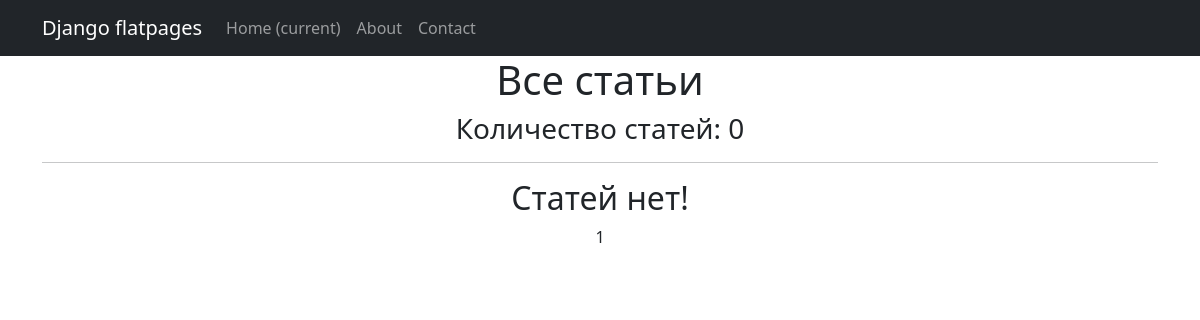
/articles/, run on an earlier commit of the app's database.
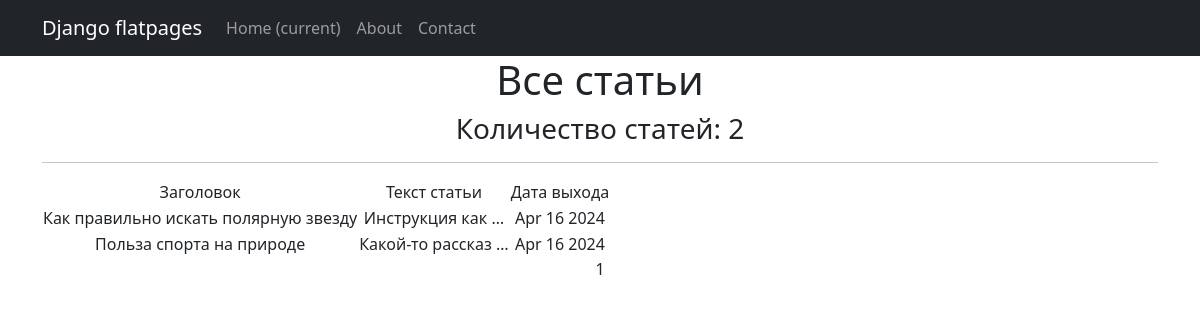
And on a later commit of the database.
### news/models.py (models this page shows, shortened)
class Post(models.Model):
    author_id = models.ForeignKey(Author, on_delete=models.CASCADE)
    _type = models.CharField(choices=articles_types, max_length=1)
    time_in = models.DateTimeField(auto_now_add=True)
    category = models.ManyToManyField(Category, through='PostCategory')
    heading = models.CharField(max_length=255)
    text_article = models.TextField()
    rating = models.FloatField(default=0.0)

### news/views.py (the view)
# urls.py: path('', ArticlesList.as_view(), name='articles'),
class ArticlesList(ListView):
    model = Post
    ordering = 'time_in'
    template_name = 'articles.html'
    context_object_name = 'articles'
    paginate_by = 10
    def get_queryset(self):
        return Post.objects.filter(_type='A')

### templates/articles.html (shortened to what this page needs)
{% extends 'flatpages/default.html' %}
{% load custom_tags %}
{% block content %}
   <h1>Все статьи</h1>
    <h3>Количество статей: {{ articles|length }}</h3>
   <hr>
   {% if articles %}
       <table>
           <tr>
               <td>Заголовок</td>
               <td>Текст статьи</td>
               <td>Дата выхода</td>
           </tr>
           {% for article in articles %}
           <tr>
               <td>{{ article.heading }}</td>
               <td>{{ article.text_article|truncatewords:2 }}</td>
               <td>{{ article.time_in|date:'M d Y' }}</td>
           </tr>
           {% endfor %}
       </table>
   {% else %}
       <h2>Статей нет!</h2>
   {% endif %}
    {{ page_obj.number }}
{% endblock content %}

What changed in the data, as far as the page shows it:
added Post: heading "Как правильно искать полярную звезду", text_article "Инструкция как …", time_in "Apr 16 2024"
added Post: heading "Польза спорта на природе", text_article "Какой-то рассказ …", time_in "Apr 16 2024"
Also different on the page:
{{ articles|length }}: "0" → "2"
text no longer shown: "Статей нет!"
text now shown: "Заголовок Текст статьи Дата выхода"
